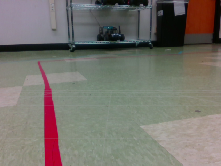
#> input picture src/lab2/src/arc.jpg, 221 x 166 px
$ python template_match_test.py
#> lines starting #> are read from the running program, lines starting #| are printed output that depends on the picture; after the words box and inside, x2 and y2 are one past the last pixel; in counts of white or black regions, pixels touching at a corner belong together
#!/usr/bin/env python
import numpy as np
import cv2
import time

"""
 Publish a filtered image from the given image data.
 Currently, it filters out all except light blue colors.

"""
class ROI:
    def __init__(self):
        self.error = 0.0

    def show(self, img):
        cv2.imshow('stuff', img)
        k = cv2.waitKey()
        if k == 27:
            return

    """
    A callback to remove all except some range of colors.
    """
    def apply_filter_cb(self):
        #cv_image = cv2.imread('arc.jpg', 1)
        cv_image = cv2.imread('arc.jpg', 1)
#> cv_image is the input picture: shape (166, 221, 3); mean B, G, R 108.3, 114.5, 118.4
        assert cv_image is not None

        self.show(cv_image)
#> (key Esc is pressed here)
        cv_image = cv2.GaussianBlur(cv_image, (3,3), 0)
        hsv  = cv2.cvtColor(cv_image, cv2.COLOR_BGR2HSV)
#> hsv: shape (166, 221, 3); mean H, S, V 59.4, 44.9, 124.5
        print(hsv)
#> (printed output is left out)
        # [8 lines of commented-out code are left out]
        higher_l = np.array([170, 100, 100])
        higher_r = np.array([179, 255, 255])
        #mask_rl = cv2.inRange(hsv, lower_l, lower_h)
        mask = cv2.inRange(hsv, higher_l, higher_r)
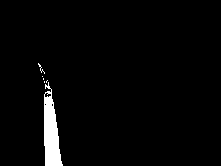
#> mask: shape (166, 221); 2.7% white; 6 white regions (5 under 20 px), largest, box (x1, y1, x2, y2) and area: (44, 82, 63, 166) 965


        #mask = cv2.inRange(hsv, lower, upper)
        print("mask " , mask.shape)
#| mask  (166, 221)
        res = cv2.bitwise_and(cv_image, cv_image, mask = mask)
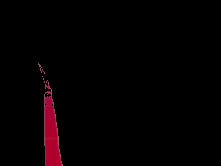
#> res: shape (166, 221, 3); mean B, G, R 1.6, 0.4, 4.5
        print(res)
#> (printed output is left out)
        print("res ", res.shape)
#| res  (166, 221, 3)
        # res[:,:,0] = 0
        # res[:,:,1] = 0

        self.drawROI(res)

    def getError(self):
        return self.error

    """
        Draw out the ROI, and get the center
    """
    def drawROI(self, img):
        height = None
        width = None
        channels = 1

        edges = None

        if len(img.shape) == 2:
            height, width = img.shape
            #edges = img.copy()
        else:
            height, width, channels  = img.shape
#> height = 166; width = 221; channels = 3

            #edges = self.getEdges(img)

        # Used to set the lines of the ROI
        bottomLineHeight = int(height - 10)
#> bottomLineHeight = 156
        topLineHeight = int(height - height/6)
#> topLineHeight = 138

        # Mask img for ROI
        mask = np.zeros((height, width), dtype = 'uint8')
        mask[(topLineHeight):(bottomLineHeight) ,:] = 1
        ROIimg = cv2.bitwise_and(img , img , mask = mask)

        gray = cv2.cvtColor(ROIimg, cv2.COLOR_RGB2GRAY)
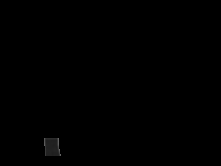
#> gray: shape (166, 221); min 0, max 104, mean 0.3
        thresh = cv2.threshold(gray, 10, 255, cv2.THRESH_BINARY)[1]
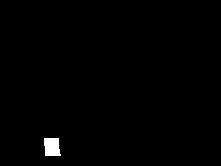
#> thresh: shape (166, 221); 0.73% white; 1 white region
        cnts = cv2.findContours(thresh.copy(), cv2.RETR_EXTERNAL, cv2.CHAIN_APPROX_SIMPLE)[0]
#> cnts = 1 contour; box (x1, y1, x2, y2) and area: (44, 138, 61, 156) 236

#> (the run stopped early here; a loop or call above may not have finished)
